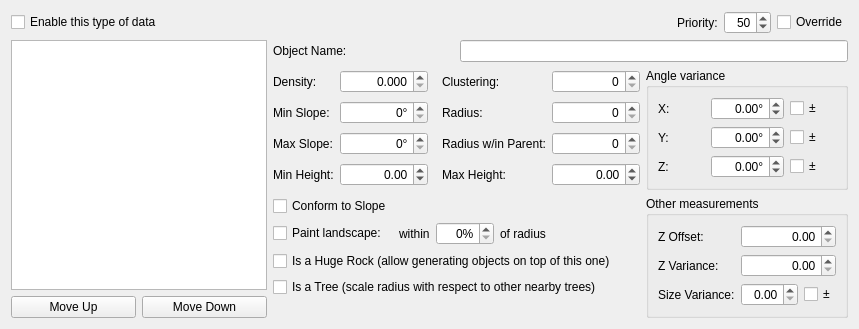
       <widget class="QWidget" name="tabObjects">
        <attribute name="title">
         <string>Objects</string>
        </attribute>
        <layout class="QGridLayout" name="gridLayout_6">
         <item row="0" column="0" colspan="2">
          <layout class="QHBoxLayout" name="objectsMetaLayout">
           <item>
            <widget class="QCheckBox" name="objectsEnable">
             <property name="text">
              <string>Enable this type of data</string>
             </property>
            </widget>
           </item>
           <item>
            <spacer name="horizontalSpacer_4">
             <property name="orientation">
              <enum>Qt::Horizontal</enum>
             </property>
             <property name="sizeHint" stdset="0">
              <size>
               <width>40</width>
               <height>20</height>
              </size>
             </property>
            </spacer>
           </item>
           <item>
            <layout class="QHBoxLayout" name="objectsPriorityLayout">
             <item>
              <widget class="QLabel" name="label_2">
               <property name="text">
                <string>Priority:</string>
               </property>
               <property name="buddy">
                <cstring>objectsPriority</cstring>
               </property>
              </widget>
             </item>
             <item>
              <widget class="QSpinBox" name="objectsPriority">
               <property name="alignment">
                <set>Qt::AlignRight|Qt::AlignTrailing|Qt::AlignVCenter</set>
               </property>
               <property name="maximum">
                <number>100</number>
               </property>
               <property name="value">
                <number>50</number>
               </property>
              </widget>
             </item>
            </layout>
           </item>
           <item>
            <widget class="QCheckBox" name="objectsOverride">
             <property name="text">
              <string>Override</string>
             </property>
            </widget>
           </item>
          </layout>
         </item>
         <item row="1" column="0">
          <layout class="QVBoxLayout" name="verticalLayout_3">
           <item>
            <widget class="QTreeView" name="objectsEntries"/>
           </item>
           <item>
            <layout class="QHBoxLayout" name="horizontalLayout_4">
             <item>
              <widget class="QPushButton" name="buttonObjectsMoveUp">
               <property name="text">
                <string>Move Up</string>
               </property>
              </widget>
             </item>
             <item>
              <widget class="QPushButton" name="buttonObjectsMoveDown">
               <property name="text">
                <string>Move Down</string>
               </property>
              </widget>
             </item>
            </layout>
           </item>
          </layout>
         </item>
         <item row="1" column="1">
          <widget class="QWidget" name="currentObjectEditControls" native="true">
           <layout class="QGridLayout" name="gridLayout_5">
            <property name="leftMargin">
             <number>0</number>
            </property>
            <property name="topMargin">
             <number>0</number>
            </property>
            <property name="rightMargin">
             <number>0</number>
            </property>
            <property name="bottomMargin">
             <number>0</number>
            </property>
            <item row="3" column="2">
             <spacer name="verticalSpacer_8">
              <property name="orientation">
               <enum>Qt::Vertical</enum>
              </property>
              <property name="sizeHint" stdset="0">
               <size>
                <width>20</width>
                <height>0</height>
               </size>
              </property>
             </spacer>
            </item>
            <item row="0" column="0">
             <widget class="QLabel" name="label_5">
              <property name="text">
               <string>Object Name:</string>
              </property>
             </widget>
            </item>
            <item row="1" column="2">
             <widget class="QGroupBox" name="currentObjectAngleGroupbox">
              <property name="whatsThis">
               <string>For each of an object's local rotation axes, you can specify the range within which the object can rotate about that axis. You can specify positive or negative values, and checking the &quot;plus/minus&quot; box will allow the Region Editor to flip the sign on the value you specify, effectively doubling the range you've asked for.</string>
              </property>
              <property name="title">
               <string>Angle variance</string>
              </property>
              <layout class="QGridLayout" name="gridLayout_8">
               <item row="2" column="0">
                <widget class="QLabel" name="label_18">
                 <property name="text">
                  <string>Z:</string>
                 </property>
                </widget>
               </item>
               <item row="2" column="1">
                <widget class="QDoubleSpinBox" name="currentObjectAngleRangeZ">
                 <property name="alignment">
                  <set>Qt::AlignRight|Qt::AlignTrailing|Qt::AlignVCenter</set>
                 </property>
                 <property name="suffix">
                  <string>°</string>
                 </property>
                 <property name="minimum">
                  <double>-360.000000000000000</double>
                 </property>
                 <property name="maximum">
                  <double>360.000000000000000</double>
                 </property>
                </widget>
               </item>
               <item row="0" column="0">
                <widget class="QLabel" name="label_16">
                 <property name="text">
                  <string>X:</string>
                 </property>
                </widget>
               </item>
               <item row="1" column="1">
                <widget class="QDoubleSpinBox" name="currentObjectAngleRangeY">
                 <property name="alignment">
                  <set>Qt::AlignRight|Qt::AlignTrailing|Qt::AlignVCenter</set>
                 </property>
                 <property name="suffix">
                  <string>°</string>
                 </property>
                 <property name="minimum">
                  <double>-360.000000000000000</double>
                 </property>
                 <property name="maximum">
                  <double>360.000000000000000</double>
                 </property>
                </widget>
               </item>
               <item row="0" column="1">
                <widget class="QDoubleSpinBox" name="currentObjectAngleRangeX">
                 <property name="alignment">
                  <set>Qt::AlignRight|Qt::AlignTrailing|Qt::AlignVCenter</set>
                 </property>
                 <property name="suffix">
                  <string>°</string>
                 </property>
                 <property name="minimum">
                  <double>-360.000000000000000</double>
                 </property>
                 <property name="maximum">
                  <double>360.000000000000000</double>
                 </property>
                </widget>
               </item>
               <item row="1" column="0">
                <widget class="QLabel" name="label_17">
                 <property name="text">
                  <string>Y:</string>
                 </property>
                </widget>
               </item>
               <item row="0" column="2">
                <widget class="QCheckBox" name="currentObjectAngleSignedX">
                 <property name="text">
                  <string>±</string>
                 </property>
                </widget>
               </item>
               <item row="1" column="2">
                <widget class="QCheckBox" name="currentObjectAngleSignedY">
                 <property name="text">
                  <string>±</string>
                 </property>
                </widget>
               </item>
               <item row="2" column="2">
                <widget class="QCheckBox" name="currentObjectAngleSignedZ">
                 <property name="text">
                  <string>±</string>
                 </property>
                </widget>
               </item>
              </layout>
             </widget>
            </item>
            <item row="0" column="1" colspan="2">
             <widget class="QLineEdit" name="currentObjectEditorID">
              <property name="readOnly">
               <bool>true</bool>
              </property>
             </widget>
            </item>
            <item row="2" column="2">
             <widget class="QGroupBox" name="groupBox_2">
              <property name="title">
               <string>Other measurements</string>
              </property>
              <layout class="QGridLayout" name="gridLayout_9">
               <item row="0" column="0">
                <widget class="QLabel" name="label_20">
                 <property name="whatsThis">
                  <string>Apply a constant adjustment to the object's Z-axis (vertical) position.</string>
                 </property>
                 <property name="text">
                  <string>Z Offset:</string>
                 </property>
                </widget>
               </item>
               <item row="1" column="1" colspan="2">
                <widget class="QDoubleSpinBox" name="currentObjectSinkVariance">
                 <property name="alignment">
                  <set>Qt::AlignRight|Qt::AlignTrailing|Qt::AlignVCenter</set>
                 </property>
                </widget>
               </item>
               <item row="0" column="1" colspan="2">
                <widget class="QDoubleSpinBox" name="currentObjectSink">
                 <property name="alignment">
                  <set>Qt::AlignRight|Qt::AlignTrailing|Qt::AlignVCenter</set>
                 </property>
                </widget>
               </item>
               <item row="2" column="0">
                <widget class="QLabel" name="label_21">
                 <property name="text">
                  <string>Size Variance:</string>
                 </property>
                </widget>
               </item>
               <item row="1" column="0">
                <widget class="QLabel" name="label_19">
                 <property name="whatsThis">
                  <string>Apply a randomized (within the value specified) adjustment to the object's Z-axis (vertical) position.</string>
                 </property>
                 <property name="text">
                  <string>Z Variance:</string>
                 </property>
                </widget>
               </item>
               <item row="2" column="2">
                <widget class="QCheckBox" name="currentObjectSizeVarianceSigned">
                 <property name="whatsThis">
                  <string>Control whether the Region Editor is allowed to flip the sign of the size variance (i.e. whether objects can be both increased and decreased by the given size variance).</string>
                 </property>
                 <property name="text">
                  <string>±</string>
                 </property>
                </widget>
               </item>
               <item row="2" column="1">
                <widget class="QDoubleSpinBox" name="currentObjectSizeVariance">
                 <property name="whatsThis">
                  <string>Apply a randomized modifier to the object's size. Note that while this modifier isn't capped, the object's final size may be limited by the engine.</string>
                 </property>
                 <property name="alignment">
                  <set>Qt::AlignRight|Qt::AlignTrailing|Qt::AlignVCenter</set>
                 </property>
                </widget>
               </item>
              </layout>
             </widget>
            </item>
            <item row="1" column="0" colspan="2">
             <layout class="QGridLayout" name="gridLayout_7">
              <item row="0" column="3">
               <widget class="QLabel" name="label_7">
                <property name="text">
                 <string>Clustering:</string>
                </property>
               </widget>
              </item>
              <item row="0" column="1">
               <widget class="QDoubleSpinBox" name="currentObjectDensity">
                <property name="whatsThis">
                 <string>This allows you to roughly control how many of this object will be generated. The value works in tandem with the other settings and is not a fixed amount. Higher numbers mean a greater chance that the object will appear.</string>
                </property>
                <property name="alignment">
                 <set>Qt::AlignRight|Qt::AlignTrailing|Qt::AlignVCenter</set>
                </property>
                <property name="decimals">
                 <number>3</number>
                </property>
                <property name="maximum">
                 <double>100.000000000000000</double>
                </property>
               </widget>
              </item>
              <item row="0" column="2">
               <spacer name="horizontalSpacer_5">
                <property name="orientation">
                 <enum>Qt::Horizontal</enum>
                </property>
                <property name="sizeType">
                 <enum>QSizePolicy::Fixed</enum>
                </property>
                <property name="sizeHint" stdset="0">
                 <size>
                  <width>8</width>
                  <height>0</height>
                 </size>
                </property>
               </spacer>
              </item>
              <item row="1" column="0">
               <widget class="QLabel" name="label_8">
                <property name="text">
                 <string>Min Slope:</string>
                </property>
               </widget>
              </item>
              <item row="0" column="4">
               <widget class="QSpinBox" name="currentObjectClustering">
                <property name="alignment">
                 <set>Qt::AlignRight|Qt::AlignTrailing|Qt::AlignVCenter</set>
                </property>
                <property name="maximum">
                 <number>100</number>
                </property>
               </widget>
              </item>
              <item row="2" column="0">
               <widget class="QLabel" name="label_9">
                <property name="text">
                 <string>Max Slope:</string>
                </property>
               </widget>
              </item>
              <item row="0" column="0">
               <widget class="QLabel" name="label_6">
                <property name="text">
                 <string>Density:</string>
                </property>
               </widget>
              </item>
              <item row="3" column="0">
               <widget class="QLabel" name="label_10">
                <property name="text">
                 <string>Min Height:</string>
                </property>
               </widget>
              </item>
              <item row="1" column="3">
               <widget class="QLabel" name="label_11">
                <property name="text">
                 <string>Radius:</string>
                </property>
               </widget>
              </item>
              <item row="2" column="3">
               <widget class="QLabel" name="label_12">
                <property name="text">
                 <string>Radius w/in Parent:</string>
                </property>
               </widget>
              </item>
              <item row="3" column="3">
               <widget class="QLabel" name="label_13">
                <property name="text">
                 <string>Max Height:</string>
                </property>
               </widget>
              </item>
              <item row="1" column="1">
               <widget class="QSpinBox" name="currentObjectSlopeMin">
                <property name="whatsThis">
                 <string>The object won't appear on slopes that are less steep than this angle.</string>
                </property>
                <property name="alignment">
                 <set>Qt::AlignRight|Qt::AlignTrailing|Qt::AlignVCenter</set>
                </property>
                <property name="suffix">
                 <string>°</string>
                </property>
                <property name="maximum">
                 <number>90</number>
                </property>
               </widget>
              </item>
              <item row="2" column="1">
               <widget class="QSpinBox" name="currentObjectSlopeMax">
                <property name="whatsThis">
                 <string>The object won't appear on slopes that are more steep than this angle.</string>
                </property>
                <property name="alignment">
                 <set>Qt::AlignRight|Qt::AlignTrailing|Qt::AlignVCenter</set>
                </property>
                <property name="suffix">
                 <string>°</string>
                </property>
                <property name="maximum">
                 <number>90</number>
                </property>
               </widget>
              </item>
              <item row="1" column="4">
               <widget class="QSpinBox" name="currentObjectRadius">
                <property name="alignment">
                 <set>Qt::AlignRight|Qt::AlignTrailing|Qt::AlignVCenter</set>
                </property>
                <property name="maximum">
                 <number>32767</number>
                </property>
               </widget>
              </item>
              <item row="2" column="4">
               <widget class="QSpinBox" name="currentObjectRadiusWRTParent">
                <property name="whatsThis">
                 <string>This option is only available when this object is a &quot;child&quot; in the treeview off to the side. Typically, a child object can only appear within its parent object's radius; the value here is an offset that will increase the radius within which the child will spawn.</string>
                </property>
                <property name="alignment">
                 <set>Qt::AlignRight|Qt::AlignTrailing|Qt::AlignVCenter</set>
                </property>
                <property name="maximum">
                 <number>32767</number>
                </property>
               </widget>
              </item>
              <item row="3" column="1">
               <widget class="QDoubleSpinBox" name="currentObjectHeightMin">
                <property name="whatsThis">
                 <string>The object won't be placed below this Z-coordinate.</string>
                </property>
                <property name="alignment">
                 <set>Qt::AlignRight|Qt::AlignTrailing|Qt::AlignVCenter</set>
                </property>
                <property name="minimum">
                 <double>-500000.000000000000000</double>
                </property>
                <property name="maximum">
                 <double>500000.000000000000000</double>
                </property>
               </widget>
              </item>
              <item row="3" column="4">
               <widget class="QDoubleSpinBox" name="currentObjectHeightMax">
                <property name="whatsThis">
                 <string>The object won't be placed above this Z-coordinate.</string>
                </property>
                <property name="alignment">
                 <set>Qt::AlignRight|Qt::AlignTrailing|Qt::AlignVCenter</set>
                </property>
                <property name="minimum">
                 <double>-500000.000000000000000</double>
                </property>
                <property name="maximum">
                 <double>500000.000000000000000</double>
                </property>
               </widget>
              </item>
             </layout>
            </item>
            <item row="2" column="0" rowspan="2" colspan="2">
             <layout class="QVBoxLayout" name="verticalLayout_4">
              <item>
               <widget class="QCheckBox" name="currentObjectConformToSlope">
                <property name="whatsThis">
                 <string>If checked, the generated object will be aligned with the angle of the terrain underneath it before any angle variance settings are applied.</string>
                </property>
                <property name="text">
                 <string>Conform to Slope</string>
                </property>
               </widget>
              </item>
              <item>
               <layout class="QHBoxLayout" name="currentObjectPaintLayout">
                <item>
                 <widget class="QCheckBox" name="currentObjectPaintEnable">
                  <property name="whatsThis">
                   <string>If checked, the terrain above or below the generated object will be painted with a given color. The area painted is measured relative to the object's radius setting.</string>
                  </property>
                  <property name="text">
                   <string>Paint landscape:</string>
                  </property>
                 </widget>
                </item>
                <item>
                 <widget class="DKColorPickerButton" name="currentObjectPaintColor"/>
                </item>
                <item>
                 <widget class="QLabel" name="label_14">
                  <property name="text">
                   <string>within</string>
                  </property>
                 </widget>
                </item>
                <item>
                 <widget class="QSpinBox" name="currentObjectPaintPercent">
                  <property name="alignment">
                   <set>Qt::AlignRight|Qt::AlignTrailing|Qt::AlignVCenter</set>
                  </property>
                  <property name="suffix">
                   <string>%</string>
                  </property>
                  <property name="maximum">
                   <number>100</number>
                  </property>
                 </widget>
                </item>
                <item>
                 <widget class="QLabel" name="label_15">
                  <property name="text">
                   <string>of radius</string>
                  </property>
                 </widget>
                </item>
                <item>
                 <spacer name="horizontalSpacer_6">
                  <property name="orientation">
                   <enum>Qt::Horizontal</enum>
                  </property>
                  <property name="sizeHint" stdset="0">
                   <size>
                    <width>0</width>
                    <height>0</height>
                   </size>
                  </property>
                 </spacer>
                </item>
               </layout>
              </item>
              <item>
               <widget class="QCheckBox" name="currentObjectIsHugeRock">
                <property name="text">
                 <string>Is a Huge Rock (allow generating objects on top of this one)</string>
                </property>
               </widget>
              </item>
              <item>
               <widget class="QCheckBox" name="currentObjectIsTree">
                <property name="whatsThis">
                 <string>This option alters the behavior of the radius value: the radius will be multiplied when two or more objects flagged as trees are placed near each other. (The multiplier is a Game Setting.) This is useful for keeping trees far enough away from each other to prevent clipping, while allowing mushrooms to spawn around those trees' radii (without having to set radii values for each individual mushroom object).</string>
                </property>
                <property name="text">
                 <string>Is a Tree (scale radius with respect to other nearby trees)</string>
                </property>
               </widget>
              </item>
              <item>
               <spacer name="verticalSpacer_2">
                <property name="orientation">
                 <enum>Qt::Vertical</enum>
                </property>
                <property name="sizeHint" stdset="0">
                 <size>
                  <width>0</width>
                  <height>0</height>
                 </size>
                </property>
               </spacer>
              </item>
             </layout>
            </item>
           </layout>
          </widget>
         </item>
        </layout>
       </widget>
